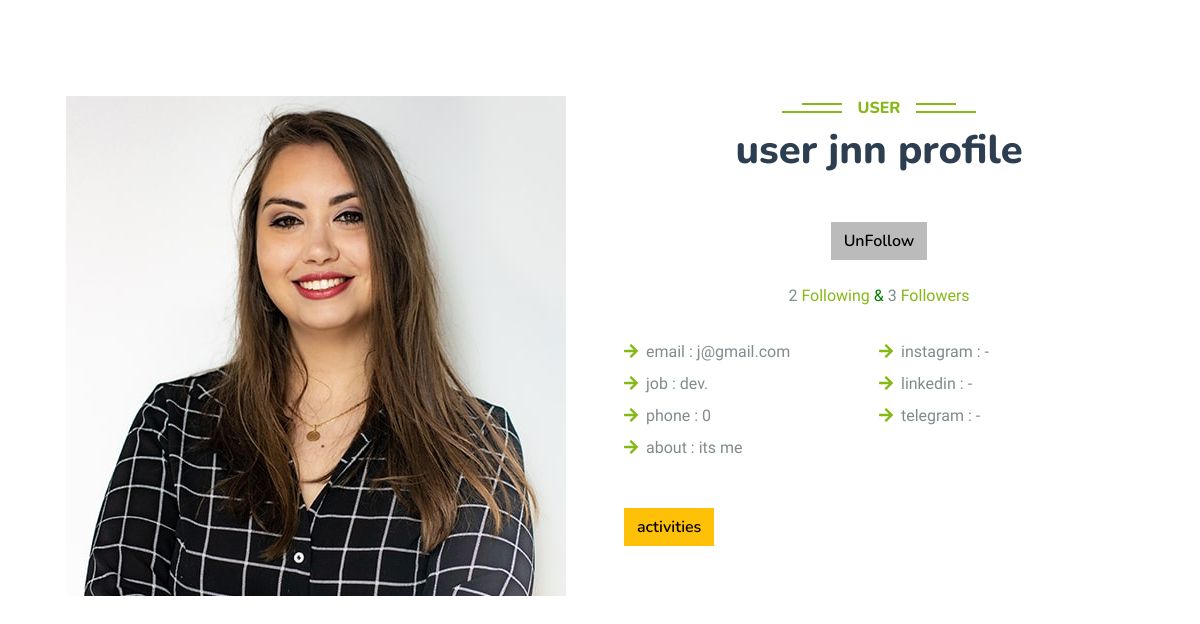
/user-info/jnn (signed in), run on the app's committed database.
### user_module/models.py (models this page shows, shortened)
class User(AbstractUser):
    phone = models.IntegerField(verbose_name='your number', null=True, blank=True)
    email_active_code = models.CharField(max_length=100)
    following = models.ManyToManyField('self', through='Contact', related_name='followers', symmetrical=False)
    class Meta:
        verbose_name = 'user'
        verbose_name_plural = 'users'

### profile_module/models.py (models this page shows, shortened)
class Profile(models.Model):
    user = models.OneToOneField(User, on_delete=models.CASCADE, related_name='user_profile', blank=False, verbose_name='user')
    avatar = models.ImageField(upload_to='avatars', verbose_name='profile picture', null=True, blank=True)
    telegram = models.CharField(max_length=50, verbose_name='telegram link', null=True, blank=True)
    instagram = models.CharField(max_length=50, verbose_name='instagram link', null=True, blank=True)
    linkedin = models.CharField(max_length=50, verbose_name='linked-in link', null=True, blank=True)
    job = models.CharField(max_length=50, verbose_name='your job', null=True, blank=True)
    about = models.TextField(verbose_name='about you', null=True, blank=True)
    activity_score = models.PositiveIntegerField(verbose_name='activity score', default=0)
    saved_articles = models.ManyToManyField(Article, related_name='saved_by')
    liked_posts = models.ManyToManyField(Post, related_name='liked_by')
    class Meta:
        verbose_name = 'profile'
        verbose_name_plural = 'profiles'

### profile_module/views.py (the view)
# urls.py: path('user-info/<slug>', views.user_info, name='user-info'),
def user_info(request, slug):
    if slug is not None:
        user: User = get_object_or_404(User, is_active=True, username=slug)
        if user:
            following_count = user.following.count()
            followers_count = user.followers.count()
            context = {'user': user, 'following_count': following_count, 'followers_count': followers_count}
            return render(request, 'profile/user-info.html', context)
        else:
            raise Http404
    return render(request, 'profile/user-info.html', {'error': 'not found'})

### profile_module/templates/profile/user-info.html (shortened to what this page needs)
{% extends 'base.html' %}
{% load static %}
{% load thumbnail %}
{% block content %}
    <div class="container-xxl py-5">
        <div class="container">
            <div class="container-xxl py-5">
                <div class="container">
                    <div class="row g-5">
                        <div class="col-lg-6 wow fadeInUp" data-wow-delay="0.1s"
                             style="min-height: 400px; visibility: visible; animation-delay: 0.1s; animation-name: fadeInUp;">
                            <div class="position-relative h-100">
                                {% thumbnail user.user_profile.avatar "400x400" crop="center" as im %}
                                    <img class="img-fluid position-absolute" src="{{ im.url }}" alt="">
                                {% endthumbnail %}
                            </div>
                        </div>
                        <div class="col-lg-6 wow fadeInUp" data-wow-delay="0.3s"
                             style="visibility: visible; animation-delay: 0.3s; animation-name: fadeInUp;">
                            <div class="row gy-2 gx-4 mb-4">
                                <div class="text-center wow fadeInUp" data-wow-delay="0.1s"
                                     style="visibility: visible; animation-delay: 0.1s; animation-name: fadeInUp;">
                                    <h6 class="section-title bg-white text-center text-primary px-3">user</h6>
                                    <h1 class="mb-5">user {{ user.username }} profile</h1>
                                    {% if request.user == user %}
                                    {% elif request.user in user.followers.all %}
                                        <a class="btn btn-primary btn-close-white" id="follow-button">UnFollow</a>
                                    {% else %}
                                        <a class="btn btn-primary btn-success" id="follow-button">Follow</a>
                                    {% endif %}
                                    <p><br>
                                        <span id="following">{{ following_count }}</span>
                                        <a href="{% url 'display-following-page' user.username %}">Following </a>
                                        <span style="color: green">& </span>
                                        <span id="followers">{{ followers_count }}</span>
                                        <a href="{% url 'display-followers-page' user.username %}">Followers</a>
                                    </p>
                                </div>
                                <div class="row gy-2 gx-4 mb-4">
                                    <div class="col-sm-6">
                                        <p class="mb-0"><i class="fa fa-arrow-right text-primary me-2"></i>email
                                            : {{ user.email }}</p>
                                    </div>
                                    <div class="col-sm-6">
                                        <p class="mb-0"><i class="fa fa-arrow-right text-primary me-2"></i>instagram
                                            : {{ user.user_profile.instagram }}</p>
                                    </div>
                                    <div class="col-sm-6">
                                        <p class="mb-0"><i class="fa fa-arrow-right text-primary me-2"></i>job
                                            : {{ user.user_profile.job }}</p>
                                    </div>
                                    <div class="col-sm-6">
                                        <p class="mb-0"><i class="fa fa-arrow-right text-primary me-2"></i>linkedin
                                            : {{ user.user_profile.linkedin }}</p>
                                    </div>
                                    <div class="col-sm-6">
                                        <p class="mb-0"><i class="fa fa-arrow-right text-primary me-2"></i>phone
                                            : {{ user.phone }}</p>
                                    </div>
                                    <div class="col-sm-6">
                                        <p class="mb-0"><i class="fa fa-arrow-right text-primary me-2"></i>telegram
                                            : {{ user.user_profile.telegram }}</p>
                                    </div>
                                    <div class="col-sm-12">
                                        <p class="mb-0"><i class="fa fa-arrow-right text-primary me-2"></i>about
                                            : {{ user.user_profile.about }}</p>
                                    </div>
                                </div>
                            </div>
                            <p>
                                <a href="{% url 'recent-activities-page' user.username %}" class="btn btn-warning">activities</a>
                            </p>
                        </div>
                    </div>
                </div>
            </div>
        </div>
    </div>
{% endblock %}

### static/css/style.css (style rules this page uses)
:root { --primary: #86B817; --secondary: #FE8800; --light: #F5F5F5; --dark: #14141F; }
.btn { font-family: 'Nunito', sans-serif; font-weight: 600; transition: .5s; }
.btn.btn-primary, .btn.btn-secondary { color: #FFFFFF; }
.section-title { position: relative; display: inline-block; text-transform: uppercase; }
.section-title::before { position: absolute; content: ""; width: calc(100% + 80px); height: 2px; top: 4px; left: -40px; background: var(--primary); z-index: -1; }
.section-title::after { position: absolute; content: ""; width: calc(100% + 120px); height: 2px; bottom: 5px; left: -60px; background: var(--primary); z-index: -1; }

### data on the page
User: username "jnn", email "j@gmail.com", user_profile.instagram "-", user_profile.job "dev.", user_profile.linkedin "-", phone "0", user_profile.telegram "-", user_profile.about "its me"

### other printed values
{{ following_count }} "2"
{{ followers_count }} "3"
